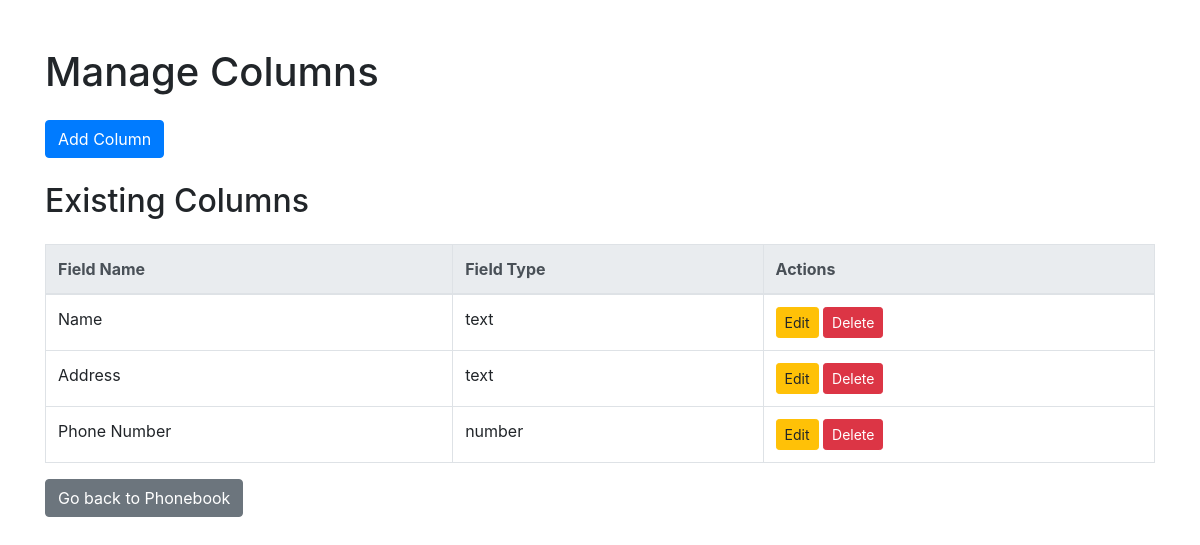
Screenshot of /manage_columns.php with the database file from the repository.
### tables this page shows
CREATE TABLE `phonebook_fields` (
  `id` int(11) NOT NULL,
  `field_name` varchar(255) NOT NULL,
  `field_type` varchar(50) NOT NULL
);

### manage_columns.php (the view, shortened to what this page needs)
<?php
include 'db_connect.php';
$fields_result = $conn->query("SELECT * FROM phonebook_fields");
$editing_field_id = isset($_GET['edit']) ? intval($_GET['edit']) : null;
?>
<!DOCTYPE html>
<html lang="en">
<head>
    <link href="https://stackpath.bootstrapcdn.com/bootstrap/4.5.2/css/bootstrap.min.css" rel="stylesheet">
</head>
<body>
    <div class="container mt-5">
        <h1 class="mb-4">Manage Columns</h1>
        <button type="button" class="btn btn-primary mb-4" data-toggle="modal" data-target="#addColumnModal">
            Add Column
        </button>
        <h2 class="mb-4">Existing Columns</h2>
        <table class="table table-bordered">
            <thead class="thead-light">
                <tr>
                    <th>Field Name</th>
                    <th>Field Type</th>
                    <th>Actions</th>
                </tr>
            </thead>
            <tbody>
                <?php while ($row = $fields_result->fetch_assoc()) { ?>
                    <tr>
                        <td><?php echo htmlspecialchars($row['field_name']); ?></td>
                        <td><?php echo htmlspecialchars($row['field_type']); ?></td>
                        <td>
                            <?php if ($editing_field_id === intval($row['id'])) { ?>
                                <form action="manage_columns.php" method="post" style="display:inline;">
                                    <input type="hidden" name="field_id" value="<?php echo $row['id']; ?>">
                                    <input type="text" name="field_name" value="<?php echo htmlspecialchars($row['field_name']); ?>" required class="form-control" style="display:inline-block; width: auto;">
                                    <select name="field_type" class="form-control" style="display:inline-block; width: auto;">
                                        <option value="text" <?php echo $row['field_type'] == 'text' ? 'selected' : ''; ?>>Text</option>
                                        <option value="number" <?php echo $row['field_type'] == 'number' ? 'selected' : ''; ?>>Number</option>
                                        <option value="date" <?php echo $row['field_type'] == 'date' ? 'selected' : ''; ?>>Date</option>
                                        <option value="email" <?php echo $row['field_type'] == 'email' ? 'selected' : ''; ?>>Email</option>
                                    </select>
                                    <input type="submit" name="edit_field" value="Edit" class="btn btn-warning btn-sm">
                                </form>
                            <?php } else { ?>
                                <a href="manage_columns.php?edit=<?php echo $row['id']; ?>" class="btn btn-warning btn-sm">Edit</a>
                                <a href="manage_columns.php?delete=1&id=<?php echo $row['id']; ?>" class="btn btn-danger btn-sm" onclick="return confirm('Are you sure you want to delete this column?');">Delete</a>
                            <?php } ?>
                        </td>
                    </tr>
                <?php } ?>
            </tbody>
        </table>
        <p><a href="index.php" class="btn btn-secondary">Go back to Phonebook</a></p>
    </div>
</body>
</html>

### rows the page displays
phonebook_fields: field_name "Name", field_type "text"
phonebook_fields: field_name "Address", field_type "text"
phonebook_fields: field_name "Phone Number", field_type "number"
